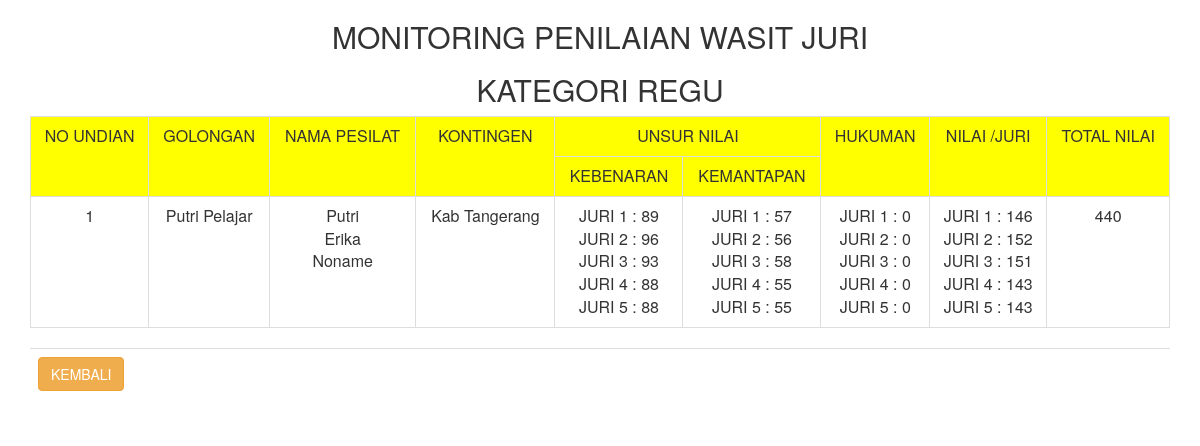
/nilaitgr/view_regu.php, run on the app's committed database.
### tables this page shows
CREATE TABLE `jadwal_tgr` (
  `id_partai` int(11) NOT NULL,
  `kategori` varchar(15) NOT NULL,
  `golongan` varchar(55) NOT NULL,
  `noundian` varchar(4) NOT NULL,
  `nama` varchar(55) NOT NULL,
  `kontingen` varchar(55) NOT NULL
);

CREATE TABLE `wasit_juri` (
  `id_juri` int(11) NOT NULL,
  `nm_juri` varchar(55) NOT NULL,
  `pass_juri` varchar(32) NOT NULL
);

CREATE TABLE `nilai_regu` (
  `id_nilai` int(11) NOT NULL,
  `id_jadwal` int(11) NOT NULL,
  `id_juri` int(11) NOT NULL,
  `jurus1` int(11) NOT NULL,
  `jurus2` int(11) NOT NULL,
  `jurus3` int(11) NOT NULL,
  `jurus4` int(11) NOT NULL,
  `jurus5` int(11) NOT NULL,
  `jurus6` int(11) NOT NULL,
  `jurus7` int(11) NOT NULL,
  `jurus8` int(11) NOT NULL,
  `jurus9` int(11) NOT NULL,
  `jurus10` int(11) NOT NULL,
  `jurus11` int(11) NOT NULL,
  `jurus12` int(11) NOT NULL,
  `kemantapan` int(11) NOT NULL,
  `hukum_1` int(11) NOT NULL,
  `hukum_2` int(11) NOT NULL,
  `hukum_3` int(11) NOT NULL,
  `hukum_4` int(11) NOT NULL
);

### nilaitgr/view_regu.php (the view, shortened to what this page needs)
<html>
<head>
  <link rel="stylesheet" href="css/bootstrap.min.css">
</head>
<body>
<div class="container">
<center><h2>MONITORING PENILAIAN WASIT JURI</h2>
<h2>KATEGORI REGU</h2></center>
<div id="jadwalregu" class="table-responsive">
<table class="table table-bordered">
	<tr class="text-center" bgcolor="#FFFF00">
		<td rowspan="2">NO UNDIAN</td>
		<td rowspan="2">GOLONGAN</td>
		<td rowspan="2">NAMA PESILAT</td>
		<td rowspan="2">KONTINGEN</td>
		<td colspan="2">UNSUR NILAI</td>
		<td rowspan="2">HUKUMAN</td>
		<td rowspan="2">NILAI /JURI</td>
		<td rowspan="2"> TOTAL NILAI</td>
	</tr>
	<tr class="text-center" bgcolor="#FFFF00">
		<td>KEBENARAN</td>
		<td>KEMANTAPAN</td>
	</tr>
	<?php
	$sqljadwal = "SELECT * FROM jadwal_tgr
					WHERE kategori='Regu'
					ORDER BY id_partai,golongan ASC";
	$jadwal_tunggal = mysql_query($sqljadwal);
	?>
	<?php while ($jadwal = mysql_fetch_array($jadwal_tunggal)) { ?>
	<tr class="text-center">
		<td ><?php echo $jadwal['noundian']; ?></td>
		<td><?php echo $jadwal['golongan']; ?></td>
		<td><?php echo $jadwal['nama']; ?></td>
		<td><?php echo $jadwal['kontingen']; ?></td>
		<td>
			<?php
			$sql = "SELECT * FROM wasit_juri";
			$exec = mysql_query($sql);
			$array_nilai = [];
			while ($juri = mysql_fetch_array($exec)) {
				$kebenaran = mysql_query("SELECT jurus1, jurus2, jurus3, jurus4, jurus5, jurus6, jurus7, jurus8, jurus9, jurus10, jurus11, jurus12 FROM nilai_regu WHERE id_juri=". $juri['id_juri'] ." AND id_jadwal=". $jadwal['id_partai']);
				$row = mysql_fetch_row($kebenaran);
				$kebenaran = $row[0] + $row[1] + $row[2] + $row[3] + $row[4] + $row[5] + $row[6] + $row[7] + $row[8] + $row[9] + $row[10] + $row[11];
				if($kebenaran != 0)
				{
					$kebenaran = 100 - (- $kebenaran);
				}
				$array_nilai[$juri['id_juri']]['kebenaran'] = $kebenaran;
		?>
			<?=$juri[1]?>  : <?=$kebenaran?><br />
		<?php } ?>
		</td>
		<td>
			<?php
			$sql = "SELECT * FROM wasit_juri";
			$exec = mysql_query($sql);
			while ($juri = mysql_fetch_array($exec)) {
				$kemantapan = mysql_query("SELECT kemantapan FROM nilai_regu WHERE id_juri=". $juri['id_juri'] ." AND id_jadwal=". $jadwal['id_partai']);
				$row = mysql_fetch_row($kemantapan);
				$kemantapan = $row[0];
				$array_nilai[$juri['id_juri']]['kemantapan'] = $kemantapan;
		?>	<?=$juri[1]?>  : <?=$kemantapan?><br />
		<?php } ?>
		</td>
		<td>
			<?php
			$sql = "SELECT * FROM wasit_juri";
			$exec = mysql_query($sql);
			while ($juri = mysql_fetch_array($exec)) {
				$hukum = mysql_query("SELECT hukum_1,hukum_2,hukum_3,hukum_4 FROM nilai_regu WHERE id_juri=". $juri['id_juri'] ." AND id_jadwal=". $jadwal['id_partai']);
				$row = mysql_fetch_row($hukum);
				$hukum = $row[0]+$row[1]+$row[2]+$row[3];
				$array_nilai[$juri['id_juri']]['hukum'] = $hukum;
		?>
			<?=$juri[1]?>  : <?=$hukum?><br />
		<?php } ?>
		</td>
		<td>
			<?php
			$sql = "SELECT * FROM wasit_juri";
			$exec = mysql_query($sql);
			$tempNilai = [];
			$totalNilai = 0;
			while ($juri = mysql_fetch_array($exec)) {
				if(isset($array_nilai[$juri['id_juri']]['hukum']))
				{
					$nilai = $array_nilai[$juri['id_juri']]['kebenaran'] + $array_nilai[$juri['id_juri']]['kemantapan'] - ( - ($array_nilai[$juri['id_juri']]['hukum']));
					$tempNilai[] = $nilai;
					$totalNilai +=  $nilai;
				}
				else
				{
					$nilai = 0;
				}
		?>
			<?=$juri[1]?>   : <?=$nilai?><br />
		<?php } ?>
		</td>
		<td><?=($totalNilai - (@min($tempNilai) + @max($tempNilai)))?></td>
	</tr>
	<?php } ?>
</table>
</div>
<div class="table-responsive">
	<table class="table">
		<tr>
			<td class="text-left">
				<a href="index.php" class="btn btn-warning" role="button">KEMBALI</a>
			</td>
		</tr>
	</table>
</div>
</div>
</body>
</html>

### data on the page
jadwal_tgr: noundian "1", golongan "Putri Pelajar", nama "Putri Erika Noname", kontingen "Kab Tangerang", tempNilai "440"
wasit_juri: nm_juri "JURI 1", nilai_regu.jurus1+jurus2+jurus3 "89", nilai_regu.kemantapan "57", nilai_regu.hukum_1 "0", id_juri "146"
wasit_juri: nm_juri "JURI 2", nilai_regu.jurus1+jurus2+jurus3 "96", nilai_regu.kemantapan "56", nilai_regu.hukum_1 "0", id_juri "152"
wasit_juri: nm_juri "JURI 3", nilai_regu.jurus1+jurus2+jurus3 "93", nilai_regu.kemantapan "58", nilai_regu.hukum_1 "0", id_juri "151"
wasit_juri: nm_juri "JURI 4", nilai_regu.jurus1+jurus2+jurus3 "88", nilai_regu.kemantapan "55", nilai_regu.hukum_1 "0", id_juri "143"
wasit_juri: nm_juri "JURI 5", nilai_regu.jurus1+jurus2+jurus3 "88", nilai_regu.kemantapan "55", nilai_regu.hukum_1 "0", id_juri "143"
